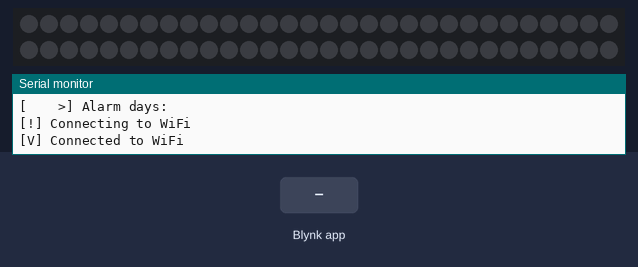
This program was run on a simulated ESP8266 (Wemos D1 mini). Shown: 60 RGB LEDs in strip order, left to right, continuing on the next row, the last lines printed to the serial monitor. The test bench sets the inputs (shaded band). Dim RGB values are drawn brighter than linear; WiFi joins after 1.5 s; servers stay silent unless stated; the local clock reads 2024-03-15 10:24:30 at power-on unless the program sets it; EEPROM starts erased.

Above: at 2.6 s.
2.7 s: Blynk app writes 1 to V4
4.2 s: Blynk app writes 200 to V3
At 5.6 s:
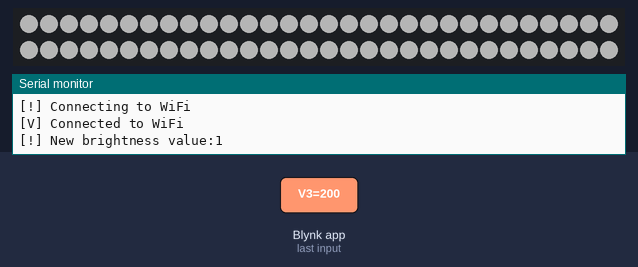
Timing chart, 0 to 7.2 s (numbered marks = the images above; inputs shaded):
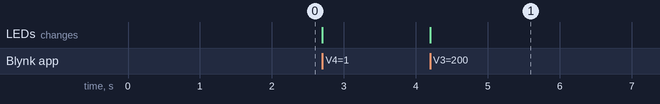

The program:

main.cpp
```cpp
#include <FastLED.h>
#include <ESP8266WiFi.h>
#include <BlynkSimpleEsp8266.h>
#include <TimeLib.h>
#include <WidgetRTC.h>
#include <EEPROM.h>

#include "ProjectConstants.h"

#include "SecretKeys.h"
#include "TimeUtils.h"
#include "LedControl.h"


WidgetRTC rtc;
BlynkTimer wifi_wd;

void PeriodicWiFiCheck(){
  #ifdef DEBUG
  Serial.println("[!] Checking connections...");
  #endif

  // First, check Blynk connection
  if (!Blynk.connected()){
    yield();
    // Check WiFi status
    if (WiFi.status() != WL_CONNECTED){
      #ifdef DEBUG
      Serial.println("[!] Reconnecting to WiFi");
      #endif

      WiFi.begin(sWifiAP, sWifiPwd);
    }

    // Check if the issue is the blynk servers
    if (WiFi.status() == WL_CONNECTED && !Blynk.connected()){
      #ifdef DEBUG
      Serial.println("[!] Reconnecting to Blynk");
      #endif

      Blynk.connect();
    }
  }
  #ifdef DEBUG
  Serial.println("[!] Connections OK");
  #endif
}

// Define an LED array
static CRGB leds[NUM_LEDS];

void setup() {
  // Initiallize pins
  pinMode(5, OUTPUT);

  // Initiallize serial for debug
  Serial.begin(9600);

  // Set LED Type
  FastLED.addLeds<WS2812B, DATA_PIN, GRB>(leds, NUM_LEDS);  // GRB ordering is typical
  FastLED.setBrightness(50);

  // TODO: Load alarm from eeprom
  EEPROM.begin(256); // Emulate 256 bytes of EEPROM in RAM
  stAlarms currentAlarm;
  EEPROM.get(0, currentAlarm);

  // Allocate memory for the alarm to pass it around
  stAlarms* currentAlarmPtr = (stAlarms*)malloc(sizeof(stAlarms));
  currentAlarmPtr->Hour = currentAlarm.Hour;
  currentAlarmPtr->Minute = currentAlarm.Minute;
  memcpy(currentAlarmPtr->DayOfWeekHist, currentAlarm.DayOfWeekHist, sizeof(currentAlarm.DayOfWeekHist));


  // Create a struct to hold most of the required parameters for every other function
  s_alarmVars* alarmVariables = (s_alarmVars*)malloc(sizeof(s_alarmVars));
  alarmVariables->ledArray = leds;
  alarmVariables->nextAlarm = currentAlarmPtr;

  #ifdef DEBUG
  Serial.println("[!] Current Set Alarm:");
  Serial.print("[    >] Alarm Hour: ");
  Serial.println(currentAlarm.Hour);
  Serial.print("[    >] Alarm Minute: ");
  Serial.println(currentAlarm.Minute);
  Serial.println("[    >] Alarm days: ");
  for (int d=0; d<7; d++){
    if (currentAlarm.DayOfWeekHist[d] == 1){
      Serial.println(GetWeekday(d));
    }
  }
  #endif

  // Initiallize Blynk connection
  while (!Blynk.connected()){
    Serial.println("[!] Connecting to WiFi");
    Blynk.begin(sBlynkAuthToken, sWifiAP, sWifiPwd);
    Serial.println("[V] Connected to WiFi");
  }


  // Initiallize RTC
  rtc.begin();
  setSyncInterval(5 * 60); // Sync interval in seconds (5 minutes)

  // WiFi Check - diagnose and solve connection problems every 30 seconds
  wifi_wd.setInterval(30000L, PeriodicWiFiCheck);

  // Main loop...
  // Bad practice to have a loop in the setup routine, but it only makes sense in this context
  while(1){
    int flag=0;
    unsigned long timeNow = millis();
    while (millis() <= timeNow + UPDATE_RATE_SEC*1000){
        // Calling Blynk.run from within to keep connection alive,
        // And yield to allow the OS to deal with other things while it waits
        Blynk.run();
        wifi_wd.run();

        yield();
    }
    // Time had passed, check the current time!
    flag = checkCurrentTime(alarmVariables->nextAlarm);
    if (flag){
        AmberToSunlight(alarmVariables->ledArray, 120, 180, 180);
    }
    Blynk.run();
    wifi_wd.run();

}
}

// Blynk Functions

// Time input:
BLYNK_WRITE(V1) {
  // Get time from time-input widget, save to eeprom!
  // Data structure:
  // 7 bytes | 1 byte hour | 1 byte minute

  TimeInputParam t(param);
  // Process timezone
  t.getTZ();
  t.getTZ_Offset();

  // stAlarms* Alarm = (stAlarms*)malloc(sizeof(stAlarms));
  stAlarms Alarm;
  uint8_t DoW[7] = {0};
  for (int i = 1; i <= 7; i++) {
      if (t.isWeekdaySelected(i)) {
        DoW[i-1] = 1;
      }
  }

  // Populate Alarm Struct
  memcpy(Alarm.DayOfWeekHist, DoW, sizeof(DoW));
  Alarm.Hour = t.getStartHour();
  Alarm.Minute = t.getStartMinute();

  // Save Struct to EEPROM
  EEPROM.put(0, Alarm);
  EEPROM.commit();

  Serial.println("[!] Stored the alarm in EEPROM!");

  #ifdef DEBUG
  Serial.println("[!] Data:");
  Serial.print("[    >] Alarm Hour: ");
  Serial.println(Alarm.Hour);
  Serial.print("[    >] Alarm Minute: ");
  Serial.println(Alarm.Minute);
  Serial.println("[    >] Alarm days: ");
  for (int d=0; d<6; d++){
    if (Alarm.DayOfWeekHist[d] == 1){
      Serial.println(GetWeekday(d));
    }
  }
  #endif

  Serial.println("[!] Restarting!");
  ESP.restart();
}

BLYNK_WRITE(V2){
  // This used to be a debug button but it's repurposed now
  // This button shuts off the LEDs for manual mode.
    SetStripColorRGB(leds, 0, 0, 0);

}

BLYNK_WRITE(V3){
  int r,g,b;
  r = param[0].asInt();
  g = param[1].asInt();
  b = param[2].asInt();
  SetStripColorRGB(leds, r, g, b);
}

BLYNK_WRITE(V4){
  int inputBrightness = param.asInt();
  Serial.print("[!] New brightness value:");
  Serial.println(inputBrightness);
  FastLED.setBrightness(inputBrightness);
  FastLED.show();
}


void loop() {
  Blynk.run();
}
```

ProjectConstants.h
```cpp
#pragma once
#include <FastLED.h>
// PINOUT
const int DATA_PIN = 5; // digital pin 1 on the Wemos D1Mini afaik

// Control
#define UPDATE_RATE_SEC 15

// LED
const int MAX_LED_BRIGHTNESS = 80;
#define NUM_LEDS 60

// Colors
const int hue_amber = 0;
const int hue_sunlight = 60;

// Blynk Debug
#define BLYNK_PRINT Serial
#define DEBUG

typedef struct Alarms{
    char DayOfWeekHist[7];
    int Hour;
    int Minute;
} stAlarms;

typedef struct alarmVars {
    stAlarms* nextAlarm;
    struct CRGB* ledArray;
  } s_alarmVars;
```

SecretKeys.h
```cpp
const char* sWifiAP = "YOUR SSID HERE";
const char* sWifiPwd =  "YOUR PASSWORD HERE";
const char* sBlynkAuthToken = "YOUR BLYNK AUTH TOKEN HERE";
```

Measured:
- after the input at 4.2 s, the LEDs: change at once (image 1)
